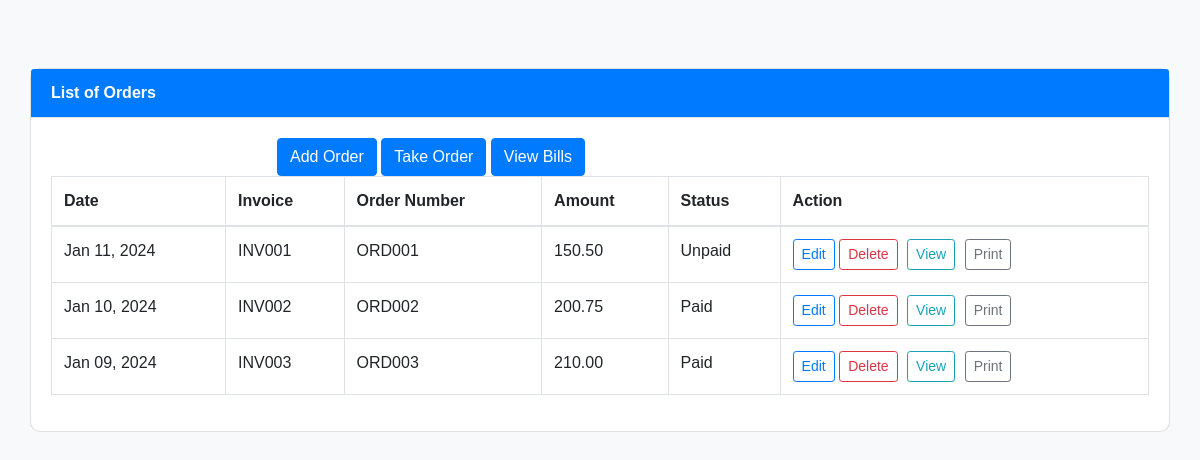
The app's page /order.php with its own data.
### tables this page shows
CREATE TABLE `orders` (
  `order_id` int(11) NOT NULL,
  `invoice` varchar(255) DEFAULT NULL,
  `order_number` varchar(255) DEFAULT NULL,
  `total_amount` decimal(10,2) DEFAULT NULL,
  `payment_status` tinyint(4) DEFAULT NULL,
  `order_date` datetime DEFAULT NULL
);

### order.php (the view, shortened to what this page needs)
<?php include('connection.php');?>
<!DOCTYPE html>
<html lang="en">
<head>
    <link rel="stylesheet" href="https://stackpath.bootstrapcdn.com/bootstrap/4.3.1/css/bootstrap.min.css">
    <link rel="stylesheet" href="https://cdn.datatables.net/1.10.21/css/dataTables.bootstrap4.min.css">
</head>
<body>
    <div class="container-fluid">
        <div class="col-lg-12">
            <div class="row">
                <div class="col-md-12">
                    <div class="card">
                        <div class="card-header">
                            <b>List of Orders</b>
                        </div>
                        <div class="card-body">
                            <table class="table table-bordered table-hover">
							<div class="col-md-6 text-right">
                				<button class="btn btn-primary" onclick="location.href='add.php'">Add Order</button>
                                <button class="btn btn-primary" onclick="location.href='take.php'">Take Order</button>
                                <button class="btn btn-primary" onclick="location.href='bills.php'">View Bills</button>
            				</div>
                                <thead>
                                    <tr>
                                        <th>Date</th>
                                        <th>Invoice</th>
                                        <th>Order Number</th>
                                        <th>Amount</th>
                                        <th>Status</th>
                                        <th>Action</th>
                                    </tr>
                                </thead>
                                <tbody>
                                    <?php
                                    $orders = $conn->query("SELECT * FROM orders ORDER BY order_date DESC");
                                    while($row = $orders->fetch_assoc()):
                                    ?>
                                    <tr>
                                        <td><?php echo date("M d, Y", strtotime($row['order_date'])); ?></td>
                                        <td><?php echo $row['invoice']; ?></td>
                                        <td><?php echo $row['order_number']; ?></td>
                                        <td><?php echo number_format($row['total_amount'], 2); ?></td>
                                        <td><?php echo $row['payment_status'] == 1 ? 'Paid' : 'Unpaid'; ?></td>
                                        <td>
                                            <button class="btn btn-sm btn-outline-primary" type="button" onclick="location.href='edit.php?id=<?php echo $row['order_id']; ?>'">Edit</button>
                                            <button class="btn btn-sm btn-outline-danger delete_order" type="button" data-id="<?php echo $row['order_id']; ?>">Delete</button>
                                            <button class="btn btn-sm btn-outline-info" type="button" onclick="location.href='view.php?id=<?php echo $row['order_id']; ?>'">View</button>
                                            <button class="btn btn-sm btn-outline-secondary" type="button" onclick="location.href='print.php?id=<?php echo $row['order_id']; ?>'">Print</button>
                                        </td>
                                    </tr>
                                    <?php endwhile; ?>
                                </tbody>
                            </table>
                        </div>
                    </div>
                </div>
            </div>
        </div>
    </div>
</body>
</html>

### order.php (style rules this page uses)
body { font-family: 'Arial', sans-serif; background-color: #f8f9fa; padding-top: 20px; }
.container-fluid { margin-bottom: 30px; }
.card { border-radius: 10px; }
.card-header { background-color: #007bff; color: #fff; border-bottom: 1px solid #dee2e6; }
.btn-outline-primary { color: #007bff; border-color: #007bff; }
.table { width: 100%; margin-bottom: 1rem; color: #212529; }
.table th, .table td { padding: 0.75rem; vertical-align: top; border-top: 1px solid #dee2e6; }
.table thead th { vertical-align: bottom; border-bottom: 2px solid #dee2e6; }
.table-bordered { border: 1px solid #dee2e6; }
.table-bordered th, .table-bordered td { border: 1px solid #dee2e6; }
.table-bordered thead th, .table-bordered thead td { border-bottom-width: 2px; }
.btn-outline-danger, .btn-outline-info, .btn-outline-secondary { margin-right: 5px; }

### records on screen
orders: order_date "Jan 11, 2024", invoice "INV001", order_number "ORD001", total_amount "150.50", payment_status "Unpaid"
orders: order_date "Jan 10, 2024", invoice "INV002", order_number "ORD002", total_amount "200.75", payment_status "Paid"
orders: order_date "Jan 09, 2024", invoice "INV003", order_number "ORD003", total_amount "210.00", payment_status "Paid"
